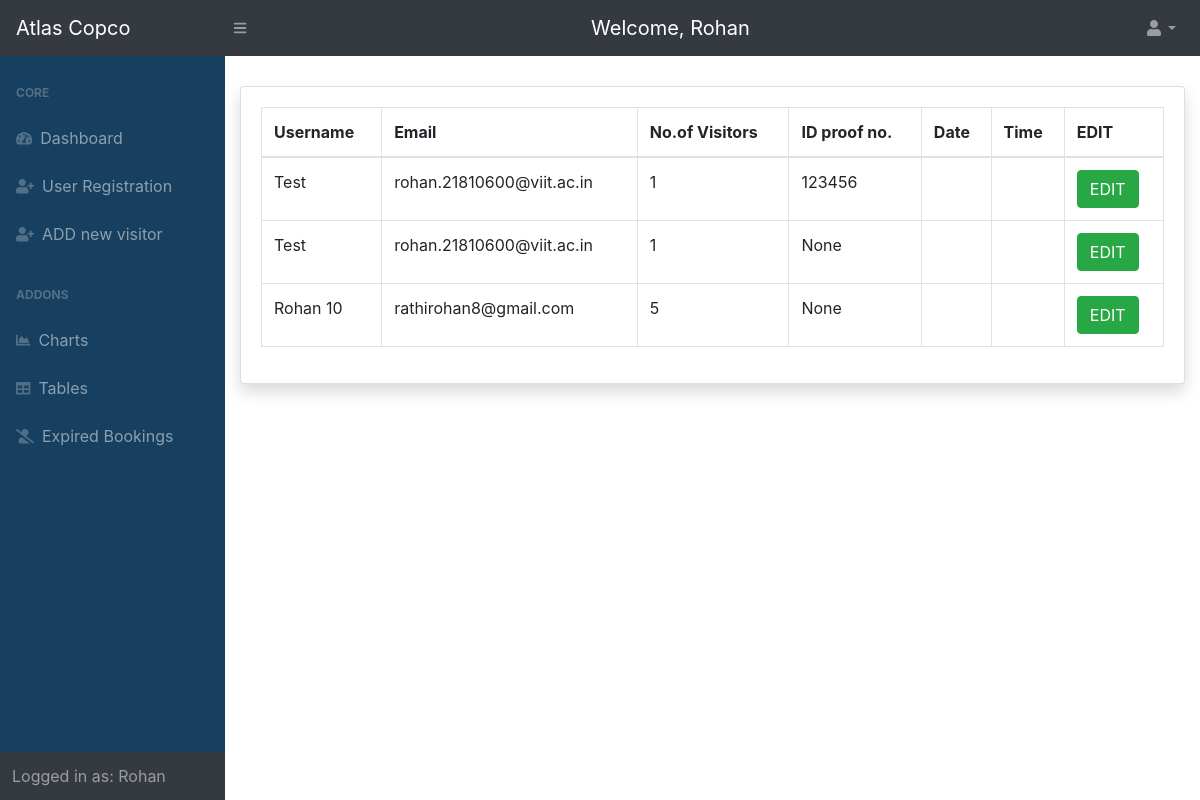
Before: /notvisited/ (signed in) with the older database file.
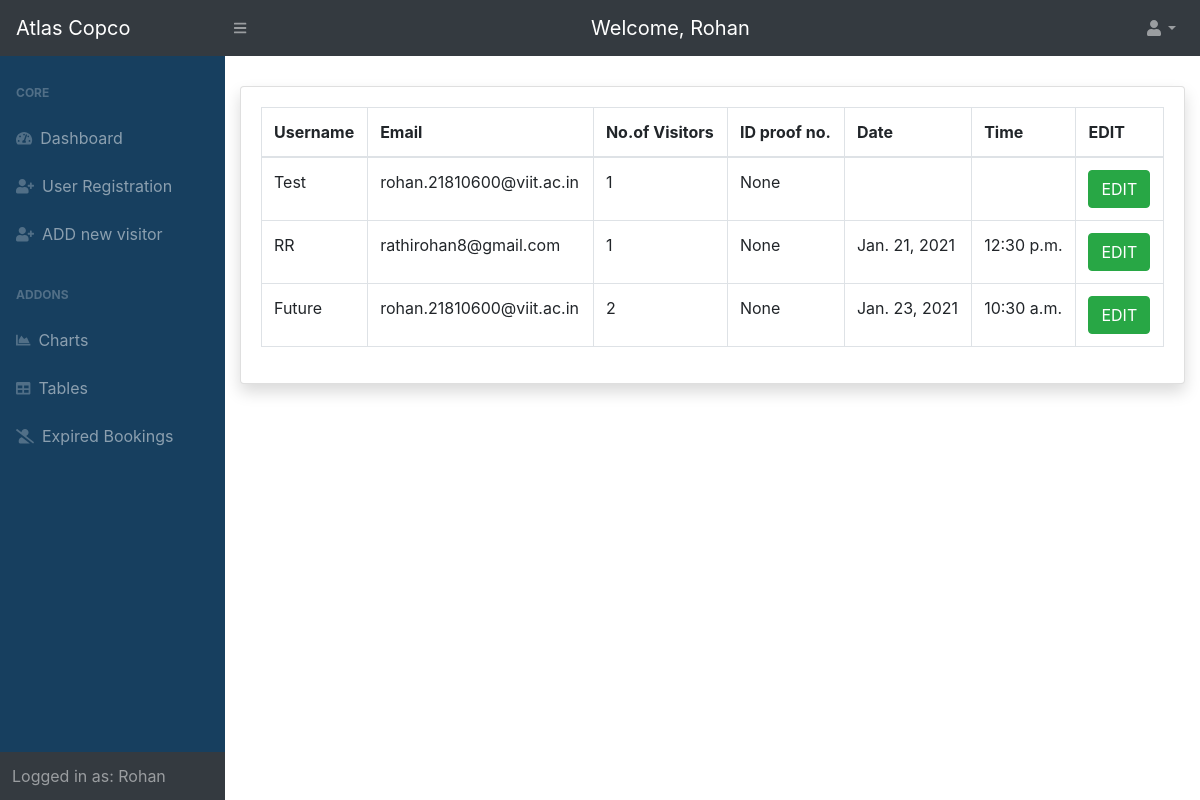
After: the same page with the newer database file.
### entry/models.py (models this page shows, shortened)
class Visitor(models.Model):
	name = models.CharField(verbose_name='Name', max_length=200, validators=[
		MinLengthValidator(2, 'Minimum 2 Characters are required')])  # name of the visitor
	purpose = models.CharField(verbose_name='Purpose', max_length=200, validators=[
		MinLengthValidator(4, 'Minimum 4 characters are required')])  # purpose of visit
	mobile = models.IntegerField(verbose_name='Mobile number')  # mobile no. of the visitor
	email = models.EmailField(verbose_name='Email', validators=[EmailValidator()])  # email address of the visitor
	no_of_people = models.IntegerField(verbose_name='No of people')  # no. of visitors
	photo_id_number = models.CharField(verbose_name='Photo Id Number', max_length=20, null=True, blank=True)
	photo_id = models.ImageField(verbose_name='Photo Id', upload_to='media/photo_id', null=True, blank=True)
	expected_in_time = models.DateTimeField(verbose_name='Expected Visit In Time', null=True, blank=True)
	in_time = models.DateTimeField(verbose_name='Visit In time', null=True, blank=True)  # in time of the visitor, added automatically
	out_time = models.DateTimeField(verbose_name='Visit Out Time', null=True, blank=True)  # out time of the visitor added automatically
	token = models.CharField(verbose_name='Token', max_length=200, null=True, blank=True)  # token(autogenerated)
	qrcode = models.ImageField(verbose_name='QR Code', upload_to='media/qrcodes', null=True, blank=True)  # qr code generated from the token
	user = models.ForeignKey(User, verbose_name='Employee to visit', on_delete=models.PROTECT)  # link to the User table, to store which user allowed the entry
	photo = models.ImageField(verbose_name='Photo of the Visitor', upload_to='media/photo', null=True, blank=True)
	visit_token = models.CharField(max_length=200, verbose_name="Token assigned to the Visitor", null=True, blank=True)
	session_expired = models.BooleanField(default=False)

### home/views.py (the view)
# urls.py: path('notvisited/', views.NotVisitedListView.as_view(), name='not-visited'),
class NotVisitedListView(LoginRequiredMixin, ListView):
	def get(self, request):
		display_visitors = Visitor.objects.filter(session_expired=False)
		visitor_list = display_visitors.filter(in_time__isnull=True)
		context = {'visitor_list': visitor_list}
		return render(request, 'home/not_visited.html', context)

### home/templates/home/not_visited.html (shortened to what this page needs)
{% extends 'home/base.html' %}
{% block content %}
<div id="layoutSidenav_content">
	<main style="margin-top: 30px;">
		<div class="container-fluid">
			<div class="card shadow mb-4">
				<div class="card-body">
					<div class="table-responsive">
						<table class="table table-bordered" id="dataTable" width="100%" cellspacing="0">
							<thead>
								<tr>
									<th> Username </th>
									<th> Email </th>
									<th> No.of Visitors </th>
									<th> ID proof no. </th>
									<th> Date </th>
									<th> Time </th>
									<th> EDIT </th>
								</tr>
							</thead>
							<tbody>
								{% for visitor in visitor_list %}
									<tr>
										<td>{{ visitor.name }}</td>
										<td>{{ visitor.email }}</td>
										<td>{{ visitor.no_of_people }}</td>
										<td>{{ visitor.photo_id_number }}</td>
										<td>{{ visitor.expected_in_time.date }}</td>
										<td>{{ visitor.expected_in_time.time }}</td>
										<td>
												<button type="submit" name="edit_btn" onclick="window.location.href='{% url 'entry:visitor-update' visitor.id %}'" class="btn btn-success"> EDIT</button>
										</td>
									</tr>
								{% endfor %}
							</tbody>
						</table>
					</div>
				</div>
			</div>
		</div>
	</main>
</div>
{% endblock content %}

Changed rows visible on the page:
no longer on this page (row edited): Visitor: name "Test", email "rohan.21810600@viit.ac.in", no_of_people "1", photo_id_number "123456"
no longer on this page (row edited): Visitor: name "Rohan 10", email "rathirohan8@gmail.com", no_of_people "5", photo_id_number "None"
added Visitor: name "RR", email "rathirohan8@gmail.com", no_of_people "1", photo_id_number "None", expected_in_time "Jan. 21, 2021", expected_in_time.time "12:30 p.m."
added Visitor: name "Future", email "rohan.21810600@viit.ac.in", no_of_people "2", photo_id_number "None", expected_in_time "Jan. 23, 2021", expected_in_time.time "10:30 a.m."
